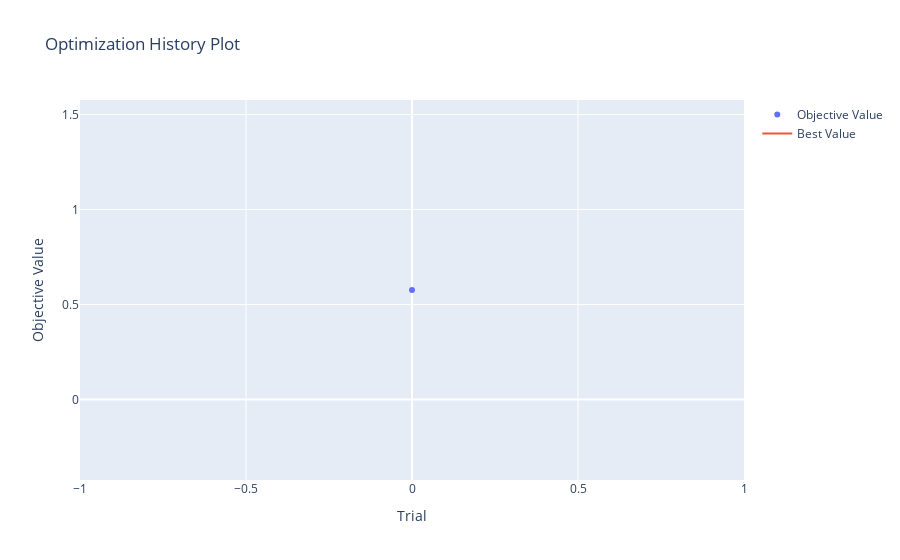

The cell this chart's notebook holds for it:
### Code cell
fig1 = optuna.visualization.plot_optimization_history(study)
fig1.show()

fig2 = optuna.visualization.plot_param_importances(study)
fig2.show()

fig3 = optuna.visualization.plot_parallel_coordinate(study)
fig3.show()

fig4 = optuna.visualization.plot_contour(study)
fig4.show()

### Figure 1 — Plotly figure (JSON) as saved in the notebook; plotly's stock layout.template omitted (floating-point values rounded to 4 significant figures)
{"data": [{"mode": "markers", "name": "Objective Value", "type": "scatter", "x": [0], "y": [0.5766]}, {"mode": "lines", "name": "Best Value", "type": "scatter", "x": [0], "y": [0.5766]}, {"marker": {"color": "#cccccc"}, "mode": "markers", "name": "Infeasible Trial", "showlegend": false, "type": "scatter", "x": [], "y": []}], "layout": {"title": {"text": "Optimization History Plot"}, "xaxis": {"title": {"text": "Trial"}}, "yaxis": {"title": {"text": "Objective Value"}}}}
